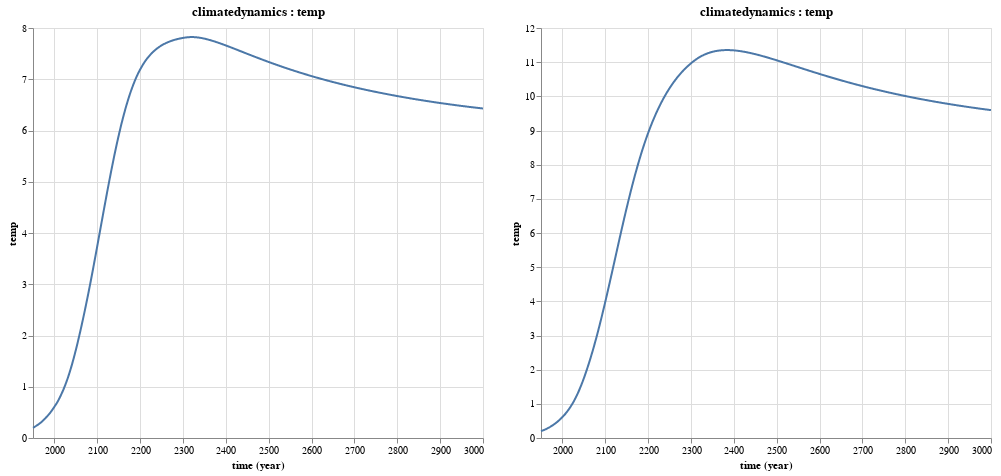

The cell this chart's notebook holds for it:
### Code cell
p1 = Mimi.plot(m_fund1, :climatedynamics, :temp)
p2 = Mimi.plot(m_fund2, :climatedynamics, :temp)

[p1 p2]

### Figure 1 — Vega-Lite specification as saved in the notebook (floating-point values rounded to 4 significant figures; data arrays with more than 128 entries replaced by an {"elided": "..."} marker saying what was removed)
{"hconcat": [{"$schema": "https://vega.github.io/schema/vega-lite/v3.json", "data": {"values": {"elided": "1051 records"}}, "description": "plot for a specific component variable pair", "encoding": {"x": {"field": "time", "timeUnit": "utcyear", "type": "temporal"}, "y": {"field": "temp", "type": "quantitative"}}, "height": 410, "mark": {"type": "line"}, "title": "climatedynamics : temp", "width": 450}, {"$schema": "https://vega.github.io/schema/vega-lite/v3.json", "data": {"values": {"elided": "1051 records"}}, "description": "plot for a specific component variable pair", "encoding": {"x": {"field": "time", "timeUnit": "utcyear", "type": "temporal"}, "y": {"field": "temp", "type": "quantitative"}}, "height": 410, "mark": {"type": "line"}, "title": "climatedynamics : temp", "width": 450}]}
